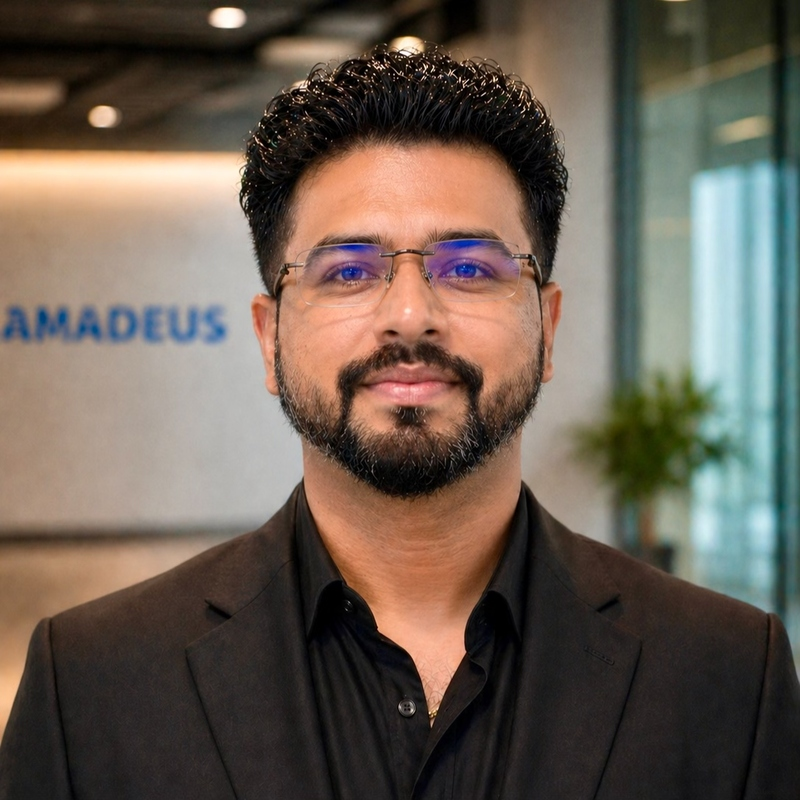
#> input picture source-photo.jpg, 800 x 800 px; its folder holds 3 pictures in this run
$ python prep_photo.py
#> lines starting #> are read from the running program, lines starting #| are printed output that depends on the picture
"""
Prepare a portrait photo for clean ASCII conversion:
  1. remove the background (rembg) so the subject is isolated
  2. boost LOCAL contrast (CLAHE) so a flatly-lit face gains highlights and
     shadows -- this is what turns a dark blob into a recognizable face
  3. composite the subject onto pure white so the background reads as blank
     (white -> spaces in the ascii ramp)

Output: source-prepped.png (grayscale), consumed by make_ascii_svg.py.
Run once whenever the source photo changes; the ascii SVG itself is static.

    python scripts/prep_photo.py <input.jpg> [output.png]
"""
import os
import sys

import cv2
import numpy as np
from PIL import Image, ImageOps
from rembg import remove

HERE = os.path.dirname(os.path.abspath(__file__))
INP = sys.argv[1] if len(sys.argv) > 1 else os.path.join(HERE, "..", "source-photo.jpg")
OUT = sys.argv[2] if len(sys.argv) > 2 else os.path.join(HERE, "..", "source-prepped.png")

# Pad image to a square with a 15% margin to ensure the face doesn't touch the edges
img = Image.open(INP).convert("RGBA")
w, h = img.size
#> w = 800; h = 800
new_dim = int(max(w, h) * 1.15)
#> new_dim = 919
padded = Image.new("RGBA", (new_dim, new_dim), (0, 0, 0, 0))
#> padded: PIL image 919x919 RGBA; every value is 0
padded.paste(img, ((new_dim - w) // 2, (new_dim - h) // 2))
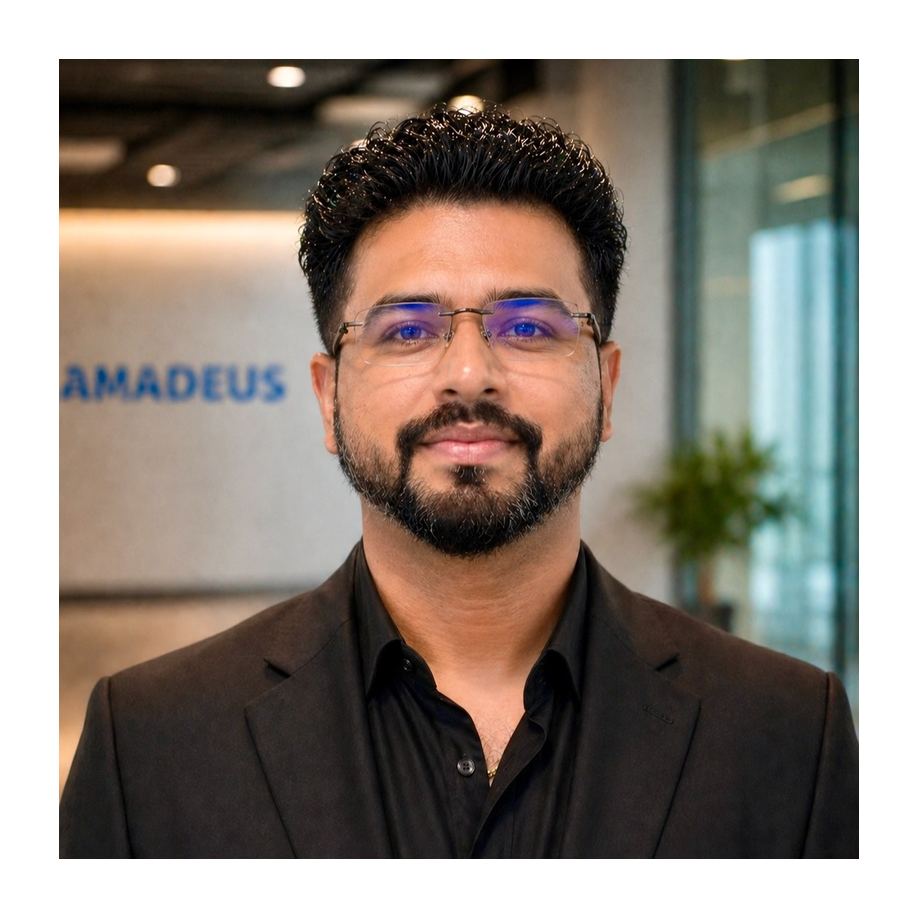
#> padded: PIL image 919x919 RGBA; mean R, G, B, A 80.3, 71.5, 63.1, 193.2; transparent parts drawn white

# 1. cut out the subject
#> (the run stopped early here; a loop or call above may not have finished)
